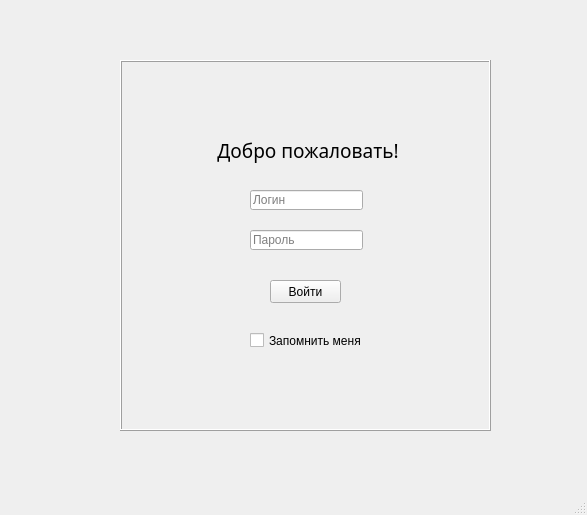
<?xml version="1.0" encoding="UTF-8"?>
<ui version="4.0">
 <class>MainWindow</class>
 <widget class="QMainWindow" name="MainWindow">
  <property name="geometry">
   <rect>
    <x>0</x>
    <y>0</y>
    <width>587</width>
    <height>515</height>
   </rect>
  </property>
  <property name="windowTitle">
   <string>АИС &quot;Аренда помещений&quot;</string>
  </property>
  <widget class="QWidget" name="centralwidget">
   <widget class="QLabel" name="label">
    <property name="enabled">
     <bool>true</bool>
    </property>
    <property name="geometry">
     <rect>
      <x>170</x>
      <y>130</y>
      <width>271</width>
      <height>41</height>
     </rect>
    </property>
    <property name="font">
     <font>
      <family>Rockwell</family>
      <pointsize>14</pointsize>
     </font>
    </property>
    <property name="tabletTracking">
     <bool>false</bool>
    </property>
    <property name="layoutDirection">
     <enum>Qt::LeftToRight</enum>
    </property>
    <property name="frameShape">
     <enum>QFrame::NoFrame</enum>
    </property>
    <property name="text">
     <string> Добро пожаловать!</string>
    </property>
    <property name="textFormat">
     <enum>Qt::PlainText</enum>
    </property>
    <property name="scaledContents">
     <bool>false</bool>
    </property>
    <property name="alignment">
     <set>Qt::AlignCenter</set>
    </property>
    <property name="margin">
     <number>0</number>
    </property>
   </widget>
   <widget class="QLineEdit" name="lineEdit">
    <property name="geometry">
     <rect>
      <x>250</x>
      <y>190</y>
      <width>113</width>
      <height>20</height>
     </rect>
    </property>
    <property name="autoFillBackground">
     <bool>false</bool>
    </property>
    <property name="placeholderText">
     <string>Логин</string>
    </property>
   </widget>
   <widget class="QLineEdit" name="lineEdit_2">
    <property name="geometry">
     <rect>
      <x>250</x>
      <y>230</y>
      <width>113</width>
      <height>20</height>
     </rect>
    </property>
    <property name="placeholderText">
     <string>Пароль</string>
    </property>
   </widget>
   <widget class="QPushButton" name="pushButton">
    <property name="geometry">
     <rect>
      <x>270</x>
      <y>280</y>
      <width>71</width>
      <height>23</height>
     </rect>
    </property>
    <property name="text">
     <string>Войти</string>
    </property>
   </widget>
   <widget class="QCheckBox" name="checkBox">
    <property name="geometry">
     <rect>
      <x>250</x>
      <y>330</y>
      <width>111</width>
      <height>21</height>
     </rect>
    </property>
    <property name="text">
     <string>Запомнить меня</string>
    </property>
    <property name="tristate">
     <bool>false</bool>
    </property>
   </widget>
   <widget class="QFrame" name="frame">
    <property name="geometry">
     <rect>
      <x>120</x>
      <y>60</y>
      <width>371</width>
      <height>371</height>
     </rect>
    </property>
    <property name="frameShape">
     <enum>QFrame::Box</enum>
    </property>
    <property name="frameShadow">
     <enum>QFrame::Raised</enum>
    </property>
   </widget>
  </widget>
  <widget class="QMenuBar" name="menubar">
   <property name="geometry">
    <rect>
     <x>0</x>
     <y>0</y>
     <width>587</width>
     <height>22</height>
    </rect>
   </property>
  </widget>
  <widget class="QStatusBar" name="statusbar"/>
 </widget>
 <resources/>
 <connections/>
</ui>
